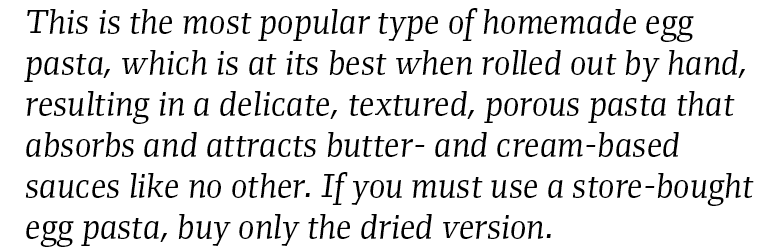
#> input picture text1.png, 772 x 252 px; its folder holds only this picture in this run
$ python -i features.py   (imports and definitions only)   (older library calls are emulated)
#> lines starting #> are read from the running program, lines starting #| are printed output that depends on the picture; after the words box and inside, x2 and y2 are one past the last pixel; in counts of white or black regions, pixels touching at a corner belong together
### preprocess.py
import cv2
from skimage.morphology import thin
from skimage.util import invert
import numpy as np
from matplotlib import pyplot as plt

# [17 lines left out: functions input_image, filter_image, binarize_img, not called in this run]

def otsu_thresh(img):
    ret, thresh = cv2.threshold(img, 0, 255, cv2.THRESH_BINARY + cv2.THRESH_OTSU)
    return thresh

def gaussian_blur(img):
    blur = cv2.GaussianBlur(img, (5, 5), 0)
    return  blur

def thin_image(img):
    img = otsu_thresh(img)
    img = invert(img)
    img[img == 255] = 1
    thinn = thin(img)
    return thinn

def cut_image(img): #expects a binarized image
    minx=img.shape[0]
    miny=img.shape[1]
    maxx=0
    maxy=0

    img = otsu_thresh(img)
    img = abs(255-img)
    hsum = np.sum(img, axis=1)
    for i in range(0, hsum.shape[0]):
        if(hsum[i] != 0):
            minx = min(minx, i)
            maxx = max(maxx, i)

    # print(hsum)
    vsum = np.sum(img, axis=0)
    for i in range(0, vsum.shape[0]):
        if(vsum[i] != 0):
            miny = min(miny, i)
            maxy = max(maxy, i)
    # print(vsum)

    # print(minx, maxx, miny, maxy)
    if(minx-2 >=0):
        minx = minx-2
    elif (minx - 1 >= 0):
        minx = minx - 1
    if(maxx+2 < img.shape[0]):
        maxx = maxx+2
    elif (maxx + 1 < img.shape[0]):
        maxx = maxx + 1
    if (miny - 2 >= 0):
        miny = miny - 2
    elif (miny - 1 >= 0):
        miny = miny - 1
    if (maxy + 2 < img.shape[1]):
        maxy = maxy + 2
    elif (maxy + 1 < img.shape[1]):
        maxy = maxy + 1

    img = img[minx:maxx+1, miny:maxy+1]
    img = abs(255 - img)
    return img

### utility.py
import cv2
import numpy as np


# [4 lines left out: function display_image, not called in this run]

def cnvt_bool_to_uint8(img):
    ret = np.zeros(img.shape, dtype=np.uint8)
    r, c = img.shape
    for i in range(0,r):
        for j in range(0,c):
            if img[i,j] == 1:
                ret[i,j] = 255
    return ret

### features.py
import preprocess as pre
import utility as util
import numpy as np
import cv2
from skimage.util import invert
from scipy import signal
import math


# from matplotlib import pyplot as plt

def pre_init(img):
    img = pre.cut_image(img)
    aspect = img.shape[0] / img.shape[1]
    img = cv2.resize(img, (50, 50), interpolation=cv2.INTER_CUBIC)
    img = pre.otsu_thresh(img)
    new_img = pre.thin_image(img)

    # changes for end-points counting
    # img = util.cnvt_bool_to_uint8(img)
    # kernel = np.ones((3,3),np.uint8)
    # dilation = cv2.dilate(img, kernel, iterations=1)
    # dilation[dilation==255]=1

    return aspect, img, new_img


# feature 1
def crossing(img):
    cross = []
    # img = abs(1-img)
    # util.display_image(img)
    r, c = img.shape
    x = [int(r / 2)]
    y = [int(c / 4), int(3 * c / 4)]

    for i in x:
        cnt = 0
        sum = 0
        for j in range(0, c):
            if img[i, j] == 0:
                sum = sum + 1
            else:
                if (sum >= 1):
                    cnt = cnt + 1
                sum = 0
        cross.append(cnt)
    for j in y:
        cnt = 0
        sum = 0
        for i in range(0, r):
            if img[i, j] == 0:
                sum = sum + 1
            else:
                if (sum >= 1):
                    cnt = cnt + 1
                sum = 0
        cross.append(cnt)
    j = 0
    cnt = 0
    sum = 0
    for i in range(0, r):
        if img[i, j] == 0:
            sum = sum + 1
        else:
            if (sum >= 1):
                cnt += 1
            sum = 0
        j += 1
    cross.append(cnt)

    cnt = 0
    sum = 0
    j = c - 1
    for i in range(0, r):
        if img[i, j] == 0:
            sum = sum + 1
        else:
            if (sum >= 1):
                cnt = cnt + 1
            sum = 0
        j = j - 1
    cross.append(cnt)

    return cross


# feature 2
def histo(img):
    # img = abs(255 - img)
    img = cv2.resize(img, (25, 25), interpolation=cv2.INTER_CUBIC)
    img = pre.otsu_thresh(img)
    img[img == 255] = 1
    # util.display_image(img)
    vec = []
    vsum = np.sum(img, axis=0)
    hsum = np.sum(img, axis=1)
    for i in vsum:
        vec.append(i)
    for i in hsum:
        vec.append(i)
    return vec


# feature 3
def momentum(img):
    momentum_features = []
    for p in range(0, 4):
        for q in range(0, 4):
            x1, y1 = img.shape
            val = 0
            for x in range(0, x1):
                for y in range(0, y1):
                    if img[x][y] != 0:
                        val = val + ((x ** p) * (y ** q))
            momentum_features.append(val)

    moment = 0.0
    for i in range(0, len(img)):
        for j in range(0, len(img[0])):
            if (img[i][j] == 0):
                moment += math.cos(math.atan((i+1) * 1.0 / (j+1))) * math.sqrt((i+1) * (i+1) + (j+1) * (j+1))
    momentum_features.append(moment)
    return momentum_features


# feature 4
def calculate_pixels(img, x_start, x_end, y_start, y_end, val):
    cnt = 0
    for x in range(x_start, x_end):
        for y in range(y_start, y_end):
            if img[x][y] != val:
                cnt = cnt + 1
    return cnt


def zoing_new(size, img):
    # create 5*5 zoning
    x, y = img.shape
    zone_features = []
    for i in range(0, size):
        for j in range(0, size):
            x1 = int(i * x / size)
            y1 = int(j * y / size)
            x2 = int(x1 + x / size)
            y2 = int(y1 + x / size)
            zone_features.append(calculate_pixels(img, x1, x2, y1, y2, 0))

    return zone_features


# feature 5
def cnt_hlines(img):
    r, c = img.shape
    l = []
    ans = 0
    ans1 = 0
    for i in range(0, r):
        cnt = 0
        for j in range(0, c):
            if img[i, j] == 1:
                cnt += 1
            else:
                if cnt >= 20:
                    ans += 1
                elif cnt >= 10:
                    ans1 += 1
                cnt = 0
    l.append(ans)
    l.append(ans1)
    return l


# feature 6
def cnt_vlines(img):
    r, c = img.shape
    ans = 0
    ans1 = 0
    l = []
    for j in range(0, c):
        cnt = 0
        for i in range(0, r):
            if img[i, j] == 1:
                cnt += 1
            else:
                if cnt >= 20:
                    ans += 1
                elif cnt >= 10:
                    ans1 += 1
                cnt = 0
    l.append(ans)
    l.append(ans1)
    return l


def skeleton_endpoints(skel):
    # make out input nice, possibly necessary
    skel = skel.copy()
    skel[skel != 0] = 1
    skel = np.uint8(skel)

    # apply the convolution
    kernel = np.uint8([[1, 1, 1],
                       [1, 10, 1],
                       [1, 1, 1]])
    src_depth = -1
    filtered = cv2.filter2D(skel, src_depth, kernel)

    # now look through to find the value of 11
    # this returns a mask of the endpoints, but if you just want the coordinates, you could simply return np.where(filtered==11)
    out = np.zeros_like(skel)
    out[np.where(filtered == 11)] = 1

    l = []
    l.append(np.sum(out))
    # print(np.sum(out))
    return l, out
    # out[np.where(filtered==11)] = 1
    # return out


def count_endplt_regions(img):
    return zoing_new(3, img)


# counting loops in character

def find(i):
    if parent[i] != i:
        parent[i] = find(parent[i])
    return parent[i]


def union(i, j):
    parent[i] = j


def bounds(i, j, h, w):
    if (i >= 0 and i < h and j >= 0 and j < w):
        return 1
    return 0


def count_loops(img):
    global parent
    parent = []
    for i in range(0, 50 * 50):
        parent.append(i)
    img = cv2.resize(img, (50, 50), interpolation=cv2.INTER_CUBIC)
    img = pre.otsu_thresh(img)
    dir = [[1, 1], [1, 0], [1, -1], [0, 1], [0, -1], [-1, 1], [-1, 0], [-1, -1]]
    r, c = img.shape
    for i in range(0, r):
        for j in range(0, c):
            if img[i, j] == 0:
                continue
            for k in range(0, 8):
                x = i + dir[k][0]
                y = j + dir[k][1]
                if bounds(x, y, r, c) and img[x, y] != 0:
                    parenta = find(i * r + j)
                    parentb = find(x * r + y)
                    if parenta != parentb:
                        union(parenta, parentb)
    cnt = 0
    for i in range(0, r * c):
        if find(i) == i and img[int(i / r), i % r] != 0:
            cnt += 1
    l = []
    l.append(cnt)
    return l


##########################

# counting no of intersection points

def bounds2(i, j):
    if (i >= 0 and i < 3 and j >= 0 and j < 3):
        return 1
    return 0


def count_intersect(img):
    r, c = img.shape
    intersect = np.zeros((r, c), dtype=np.bool)
    for i in range(2, r - 2):
        for j in range(2, c - 2):
            x = i - 2
            y = j - 2
            neighbours = img[x:x + 5, y:y + 5]
            if np.sum(neighbours) > 7:
                intersect[i][j] = 1
    l = []
    l.append(np.sum(intersect))
    return l, intersect


###################################

def get_data(img):
    init_img = img.copy()
    aspect, old_img, img = pre_init(img)
    img = util.cnvt_bool_to_uint8(img)
    features = []
    features.append(aspect)
    curr = histo(img)
    features += curr

    img[img == 255] = 1

    curr = crossing(img)
    features += curr
    curr = zoing_new(4, old_img)
    features += curr
    curr = momentum(img)
    features += curr
    curr = cnt_hlines(img)
    features += curr
    curr = cnt_vlines(img)
    features += curr
    curr, out = skeleton_endpoints(img)
    features += curr
    curr = count_endplt_regions(out)
    features += curr
    curr = count_loops(init_img)
    features += curr

    curr, intersect = count_intersect(img)
    features += curr
    curr = count_endplt_regions(intersect)
    features += curr

    return features

>>> import cv2
>>> picture = cv2.imread('text1.png', cv2.IMREAD_GRAYSCALE)
#> picture is the input picture: shape (252, 772); min 0, max 255, mean 226.2
>>> result = get_data(picture)
#> in otsu_thresh, `ret, thresh = cv2.threshold(img, 0, 255, cv2.THRESH_BINARY + cv2.THRES..`:
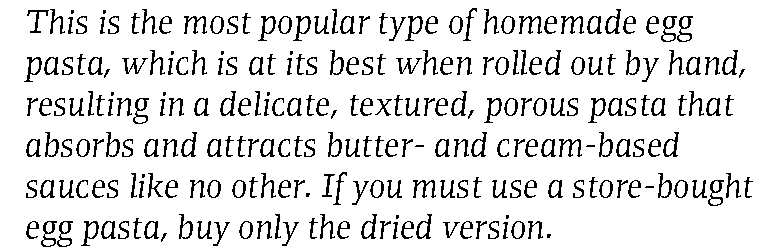
#> thresh: shape (252, 772); 88.6% white; black in thin lines or dots, all inside (x1, y1, x2, y2) = (24, 8, 753, 247)
#> in otsu_thresh, `ret, thresh = cv2.threshold(img, 0, 255, cv2.THRESH_BINARY + cv2.THRES..`: ret = 138
#> in cut_image, `hsum = np.sum(img, axis=1)`: hsum = 252 values, max 86445 at index 114, min 0 at index 0, mean 22417.7
#> in cut_image, `vsum = np.sum(img, axis=0)`: vsum = 772 values, max 20145 at index 70, min 0 at index 0, mean 7317.7
#> in cut_image, `img = img[minx:maxx+1, miny:maxy+1]`:
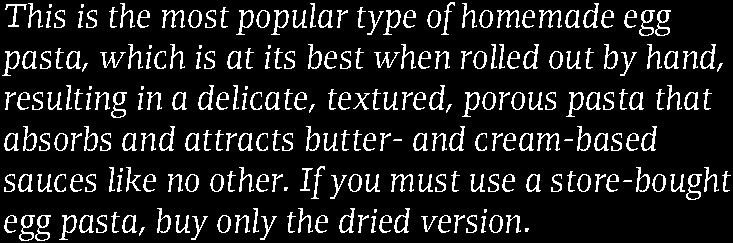
#> img: shape (243, 733); 12.4% white in thin lines or dots
#> in cut_image, `img = abs(255 - img)`: img: shape (243, 733); 87.6% white; black in thin lines or dots
#> in otsu_thresh (call 2), `ret, thresh = cv2.threshold(img, 0, 255, cv2.THRESH_BINARY + cv2.THRES..`: thresh: shape (50, 50); 85.5% white; black in thin lines or dots
#> in thin_image, `img = invert(img)`: img: shape (50, 50); 14.5% white in thin lines or dots
#> in thin_image, `img[img == 255] = 1`: img: shape (50, 50); values 0 (black) and 1 (white), 14.5% white in thin lines or dots
#> in thin_image, `thinn = thin(img)`:
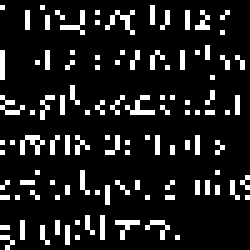
#> thinn: shape (50, 50) bool (shown 5 times larger); 12.1% white in thin lines or dots
#> in get_data, `aspect, old_img, img = pre_init(img)`: aspect = 0.332
#> after the loop in cnvt_bool_to_uint8, `for i in range(0,r):`: ret: shape (50, 50); 12.1% white in thin lines or dots
#> in otsu_thresh (call 4), `ret, thresh = cv2.threshold(img, 0, 255, cv2.THRESH_BINARY + cv2.THRES..`:
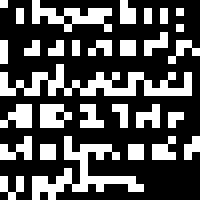
#> thresh: shape (25, 25) (shown 8 times larger); 32.8% white in thin lines or dots
#> in otsu_thresh (call 4), `ret, thresh = cv2.threshold(img, 0, 255, cv2.THRESH_BINARY + cv2.THRES..`: ret = 54
#> in histo, `img[img == 255] = 1`: img: shape (25, 25); values 0 (black) and 1 (white), 32.8% white in thin lines or dots
#> in histo, `vsum = np.sum(img, axis=0)`: vsum = 25 values, max 12 at index 0, min 3 at index 24, mean 8.2
#> in histo, `hsum = np.sum(img, axis=1)`: hsum = 25 values, max 18 at index 11, min 0 at index 12, mean 8.2
#> the loop in histo, `for i in vsum:` made 25 passes
#> i on passes 1, 2, 3, 4, 5, 6, 7, 8, 10, 12, 13, 14: 12, 4, 9, 8, 11, 9, 12, 10, 7, 10, 10, 8
#> after the loop in histo, `for i in vsum:`: vec has the same summary as vsum
#> the loop in histo, `for i in hsum:` made 25 passes
#> i on passes 1, 2, 3, 5, 6, 7, 8, 9, 11, 12, 13, 14: 3, 14, 12, 1, 13, 13, 2, 1, 13, 18, 0, 10
#> after the loop in histo, `for i in hsum:`: vec = 50 values, max 18 at index 36, min 0 at index 37, mean 8.2
#> in get_data, `curr = histo(img)`: curr has the same summary as vec in histo
#> in get_data, `features += curr`: features = 51 values, max 18 at index 37, min 0 at index 38, mean 8.05
#> after the loop in crossing, `for i in range(0, r):`: cnt = 3; j = 50
#> after the loop in crossing, `for i in range(0, r):`: cnt = 4; j = -1
#> in get_data, `curr = crossing(img)`: curr = [0, 3, 4, 3, 4]
#> in get_data, `features += curr`: features = 56 values, max 18 at index 37, min 0 at index 38, mean 7.58
#> after the loop in zoing_new, `for i in range(0, size):`: zone_features = [128, 122, 120, 123, 118, 121, 120, 125, 118, 123, 125, 128, 117, 115, 121, 134]
#> in get_data, `curr = zoing_new(4, old_img)`: curr has the same summary as zone_features in zoing_new
#> in get_data, `features += curr`: features = 72 values, max 134 at index 71, min 0 at index 38, mean 33.09
#> the loop in momentum, `for i in range(0, len(img)):` made 50 passes
#> after the loop in momentum, `for i in range(0, len(img)):`: moment = 56716
#> in get_data, `curr = momentum(img)`: curr = [303, 6731, 208999, 7401215, 7427, 156733, 4753901, 166699603, 243711, 4960979, 146726111, 5057700077, 8976269, 177229861, 5118566513, 173205756775, 56716]
#> in get_data, `features += curr`: features = 89 values, max 1.73e+11 at index 87, min 0 at index 38, mean 2.07e+09
#> in get_data, `curr = cnt_hlines(img)`: curr = [0, 0]
#> in get_data, `features += curr`: features = 91 values, max 1.73e+11 at index 87, min 0 at index 38, mean 2.02e+09
#> in get_data, `features += curr`: features = 93 values, max 1.73e+11 at index 87, min 0 at index 38, mean 1.98e+09
#> in get_data, `curr, out = skeleton_endpoints(img)`:
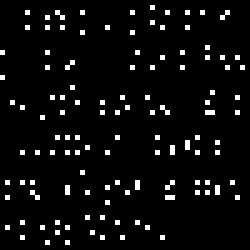
#> out: shape (50, 50) (shown 5 times larger); values 0 (black) and 1 (white), 5.2% white in thin lines or dots
#> in get_data, `curr, out = skeleton_endpoints(img)`: curr = [129]
#> in get_data, `features += curr`: features = 94 values, max 1.73e+11 at index 87, min 0 at index 38, mean 1.96e+09
#> in get_data, `curr = count_endplt_regions(out)`: curr = [13, 10, 14, 16, 12, 15, 17, 16, 12]
#> in get_data, `features += curr`: features = 103 values, max 1.73e+11 at index 87, min 0 at index 38, mean 1.79e+09
#> in otsu_thresh (call 5), `ret, thresh = cv2.threshold(img, 0, 255, cv2.THRESH_BINARY + cv2.THRES..`:
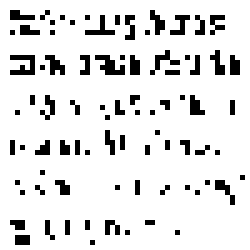
#> thresh: shape (50, 50) (shown 5 times larger); 88.4% white; black in thin lines or dots, all inside (x1, y1, x2, y2) = (2, 2, 49, 49)
#> in otsu_thresh (call 5), `ret, thresh = cv2.threshold(img, 0, 255, cv2.THRESH_BINARY + cv2.THRES..`: ret = 148
#> after the loop in count_loops, `for i in range(0, r * c):`: cnt = 1
#> in get_data, `curr = count_loops(init_img)`: curr = [1]
#> in get_data, `features += curr`: features = 104 values, max 1.73e+11 at index 87, min 0 at index 38, mean 1.77e+09
#> after the loop in count_intersect, `for i in range(2, r - 2):`:
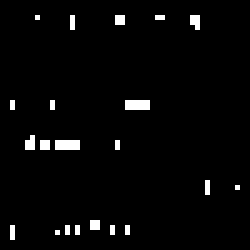
#> intersect: shape (50, 50) bool (shown 5 times larger); 2.8% white in thin lines or dots, all inside (x1, y1, x2, y2) = (2, 3, 48, 48)
